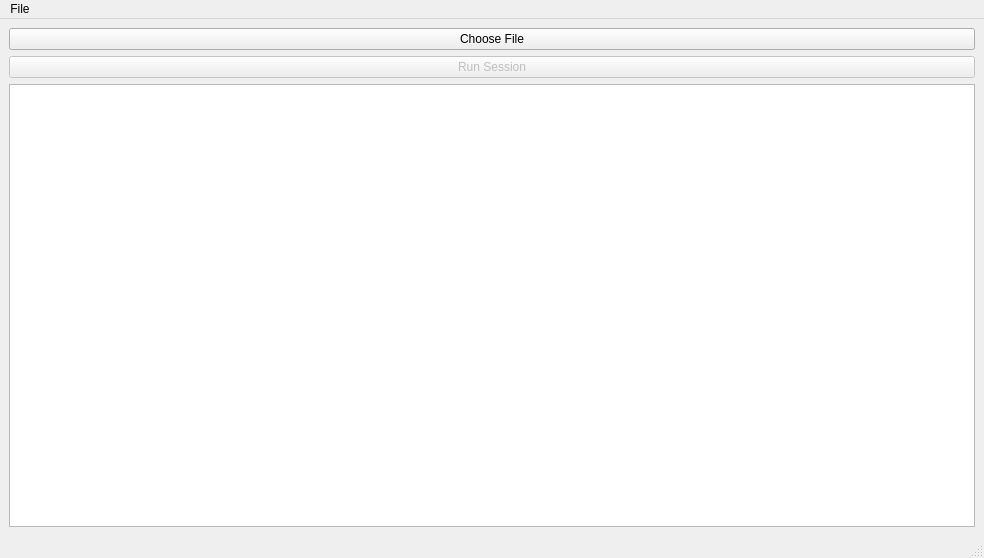
<?xml version="1.0" encoding="UTF-8"?>
<ui version="4.0">
 <class>MainWindow</class>
 <widget class="QMainWindow" name="MainWindow">
  <property name="geometry">
   <rect>
    <x>0</x>
    <y>0</y>
    <width>984</width>
    <height>558</height>
   </rect>
  </property>
  <property name="windowTitle">
   <string>Fiddler Session Replay</string>
  </property>
  <widget class="QWidget" name="centralwidget">
   <layout class="QHBoxLayout" name="horizontalLayout">
    <item>
     <layout class="QVBoxLayout" name="verticalLayout_3">
      <item>
       <layout class="QVBoxLayout" name="verticalLayout_2">
        <item>
         <widget class="QPushButton" name="load_source_button">
          <property name="text">
           <string>Choose File</string>
          </property>
         </widget>
        </item>
        <item>
         <widget class="QPushButton" name="run_button">
          <property name="enabled">
           <bool>false</bool>
          </property>
          <property name="text">
           <string>Run Session</string>
          </property>
         </widget>
        </item>
       </layout>
      </item>
      <item>
       <widget class="QTextEdit" name="requests_edit"/>
      </item>
     </layout>
    </item>
   </layout>
  </widget>
  <widget class="QMenuBar" name="menubar">
   <property name="geometry">
    <rect>
     <x>0</x>
     <y>0</y>
     <width>984</width>
     <height>31</height>
    </rect>
   </property>
   <widget class="QMenu" name="menu">
    <property name="title">
     <string>File</string>
    </property>
    <addaction name="load_file_action"/>
    <addaction name="settings"/>
    <addaction name="about"/>
    <addaction name="exit"/>
   </widget>
   <addaction name="menu"/>
  </widget>
  <widget class="QStatusBar" name="statusbar"/>
  <action name="settings">
   <property name="text">
    <string>Settings</string>
   </property>
  </action>
  <action name="exit">
   <property name="text">
    <string>Exit</string>
   </property>
  </action>
  <action name="about">
   <property name="text">
    <string>About</string>
   </property>
  </action>
  <action name="load_file_action">
   <property name="text">
    <string>Load file</string>
   </property>
   <property name="shortcut">
    <string>Ctrl+O</string>
   </property>
  </action>
 </widget>
 <resources/>
 <connections/>
</ui>
